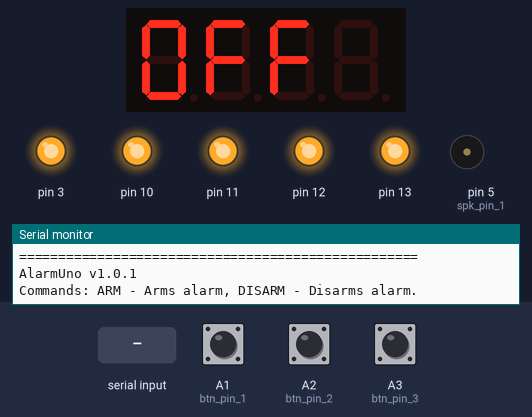
A sketch run on a simulated Arduino Uno, built with avr-gcc and run on an emulated ATmega328P. Shown: 4-digit seven-segment display, output pins drawn as LEDs (lit = HIGH), buzzer (waves = sounding), the last lines printed to the serial monitor. The inputs (shaded band) are chosen by the test bench; at power-on: A3 (btn_pin_3) HIGH, A1 (btn_pin_1) HIGH, A2 (btn_pin_2) HIGH.

Above: at 2.9 s.
3.0 s: "ARM" received over Serial
At 4.2 s:
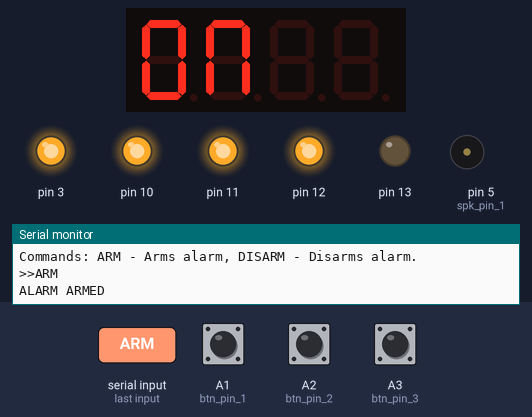
4.5 s: A3 (btn_pin_3) pulled LOW for 0.15 s
At 5.0 s:
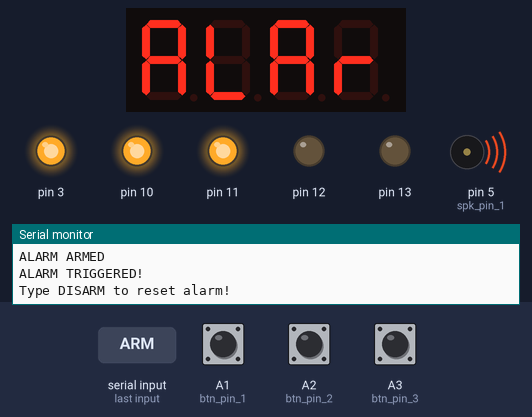
6.1 s: "DISARM" received over Serial
At 6.39 s:
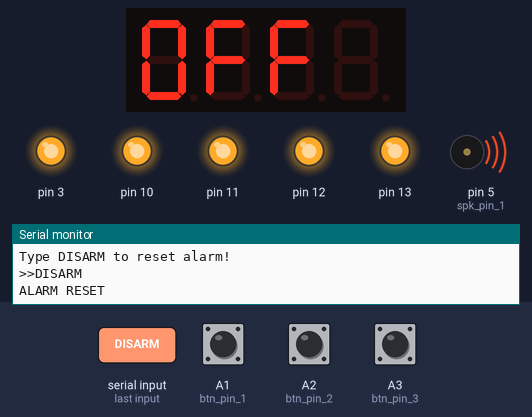
8.0 s: "1" received over Serial
At 9.1 s:
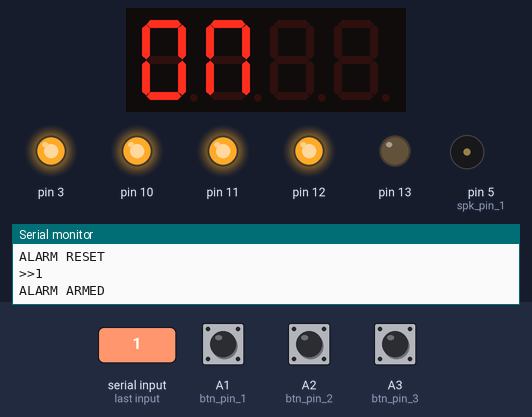
9.5 s: A3 (btn_pin_3) pulled LOW for 1 s
At 10.0 s:
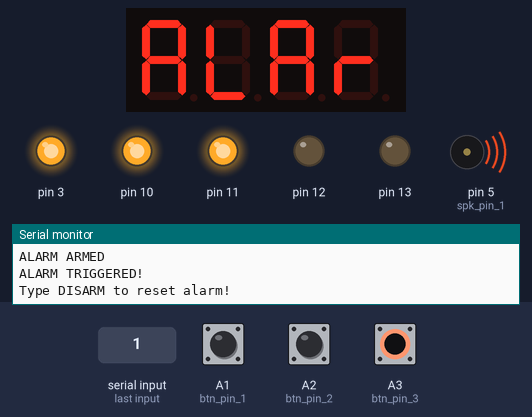
Timing chart, 0 to 13.0 s (numbered marks = the images above; inputs shaded):
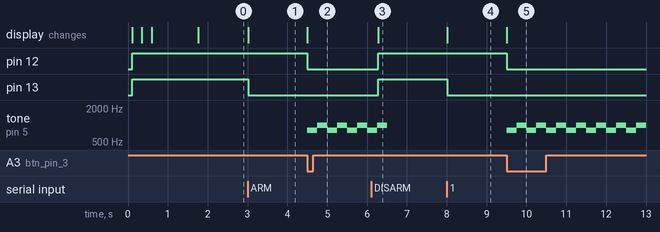

Measured:
- after the input at 3.0 s, pin 13: HIGH → LOW at once; the display: changes at once (image 1)
- after the input at 4.5 s, pin 12: HIGH → LOW at once; tone on pin 5 (spk_pin_1): alternates 1000 Hz for 0.25 s and 800 Hz for 0.25 s, starting at once; the display: changes at once (image 2)
- after the input at 6.1 s, pin 12, pin 13: LOW → HIGH after 0.18 s; the display: changes after 0.18 s (image 3)
- after the input at 8.0 s, pin 13: HIGH → LOW at once; the display: changes at once (image 4)
- after the input at 9.5 s, pin 12: HIGH → LOW at once; tone on pin 5 (spk_pin_1): alternates 1000 Hz for 0.25 s and 800 Hz for 0.25 s, starting at once; the display: changes at once (image 5)

The sketch:

AlarmUno_DualBleep_SerialInput.ino
```cpp
// AlarmUno V1.0.1
// Author: MACAULAY WOOLLEY
// Description:
// A simple alarm program with serial input. This accepts commands in the form of
// strings to be used to arm or disarm the alarm. It was adapted from the initial
// version of the code which used buttons as inputs to work with serial inputs
// from an external computer.

// Arduino IDE Libraries
#include <TimerOne.h>
#include <Wire.h>
#include <MultiFuncShield.h>
// Local Header Files
#include "MFS_Config.h"
#include "AlarmSubroutines.h"

void setup() {
  // put your setup code here, to run once:
  Serial.begin(9600);
  PinSetup_init(); Serial.print("Initializing Board Pins... ");
  delay(100);Serial.println("Done");
  MFShield_init();Serial.print("Initializing MFShield... ");
  delay(100);Serial.println("Done");
  Serial.println("Initialisation Complete! Starting Program...");
  delay(500);
  while (!Serial);
  Serial.println("===================================================");
  Serial.println("AlarmUno v1.0.1");
  Serial.println("Commands: ARM - Arms alarm, DISARM - Disarms alarm.");
}

void loop() {
  // put your main code here, to run repeatedly:
  ArmedCheck(flagArmed); // Checks if alarm is armed.
  if (Serial.available()){//Enables keyboard input. (input will accept any value)
    //Used here so the user can tell the program which pin the subroutine should use.
    String input = "";
    while (Serial.available() >0){
      input += (char) Serial.read(); //This line parses the input as a variable to be used in command execution.
      delay(5); //Delay for 5 ms so next character has time to be received.
    }
    Serial.print(">>");Serial.println(input); //Displays inputted command. Can be commented out if not needed.
    if (input=="ARM" or "arm"){
      flagArmed=true;
      Serial.println("ALARM ARMED"); // Tells the user that Alarm is ARMED.
      goto ALARM_DONE; //Tells the program to skip ahead to ALARM_DONE line of program.
    }
    if(input=="DISARM" or "disarm"){
      flagArmed=false;
      Serial.println("ALARM DISARMED"); // Tells the user that Alarm is DISARMED.
      goto ALARM_DONE; //Tells the program to skip ahead to ALARM_DONE line of program.
    }
    else{
      Serial.println("ERROR! Invalid Command!");
      //Error Handler which tells the user the input is incorrect.
    }
  }
  ALARM_DONE:
  if(flagArmed==true){
    CheckTrigger();
  }
}
```

AlarmSubroutines.h
```cpp
// Subroutines for use with AlarmUno Programs Only!
void ArmedCheck(bool flagArmed) { //ArmedCheck is used to keep checking alarm armed state when not triggered.
  if (flagArmed==true){
    MFS.write("ON  ");
    MFS.writeLeds(LED_1, ON);
  }
  else{
    MFS.write("OFF ");
    MFS.writeLeds(LED_1, OFF);
  }
}
void DisarmCheck() { // DisarmCheck is used to keep checking for input from user to reset alarm state.
  String input = "";
    while (Serial.available() >0){
      input += (char) Serial.read(); //This line parses the input as a variable to be used in command execution.
      delay(5); //Delay for 5 ms so next character has time to be received.
    }
  if (input=="DISARM") {
    Serial.print(">>");Serial.println(input);
    flagAlarm=false;
    flagArmed=false;
    MFS.writeLeds(LED_1 | LED_2, OFF);
    Serial.println("ALARM RESET");
    ArmedCheck(flagArmed);
  }
}
void AlarmSounder() { // Main alarm sounder subroutine, this defines the sound output of the ext speaker on pin 5.
  while(flagAlarm==true){
    tone(spk_pin_1, 800, 250); // Uses pin defined for external speaker component.
    DisarmCheck();
    delay(250);
    tone(spk_pin_1, 1000, 250); // Uses pin defined for external speaker component.
    DisarmCheck();
    delay(250);
  }
}
void CheckTrigger() {
  btn_sta_3 = digitalRead(btn_pin_3); // btn3 on MFS is used as alarm trigger. This would normally be attached to ext sensor.
  if (btn_sta_3==false){
    flagAlarm=true;
    MFS.write("ALAR"); // Displays the message ALAR on MFS 7 Seg Display to indicate alarm is triggered.
    MFS.writeLeds(LED_2, ON); // Indicates that alarm is triggered.
    Serial.println("ALARM TRIGGERED!");
    Serial.println("Type DISARM to reset alarm!");
    AlarmSounder();
  }
}
```

MFS_Config.h
```cpp
// Global Variables (Constant)
const int btn_pin_1 = A1; //Defines button A1 to variable.
const int btn_pin_2 = A2; //Defines button A2 to variable.
const int btn_pin_3 = A3; //Defines button A3 to variable.
const int spk_pin_1 = 5;  //Defines pin for external speaker component.
// Global Variables (Changing)
int btn_sta_1 = A1; //Defines button switch state variable for A1.
int btn_sta_2 = A2; //Defines button switch state variable for A2.
int btn_sta_3 = A3; //Defines button switch state variable for A3.
bool flagState = false; //Defines flagState to toggle button logic.
bool flagArmed = false; //Defines flagState to check if alarm is armed.
bool flagAlarm = false; //Defines flagState if alarm is triggered.

//Run Init Setups (Configuring pin modes on board)
void PinSetup_init(){
  // Defines the input button pins to input mode.
  pinMode(btn_pin_1, INPUT); //Defines pin mode of sw_pin_1 (A1)
  pinMode(btn_pin_2, INPUT); //Defines pin mode of sw_pin_2 (A2)
  pinMode(btn_pin_3, INPUT); //Defines pin mode of sw_pin_3 (A3)
}
//Run Init Setups (Initializes MFShield with Timer1 Library)
void MFShield_init(){
  // MFShield initialize subroutine.
  Timer1.initialize();
  MFS.initialize(&Timer1);
  MFS.write("8888");
  delay(250);
  MFS.write("----");
  delay(250);
  MFS.write("BOOT");
  delay(500);
}
```
